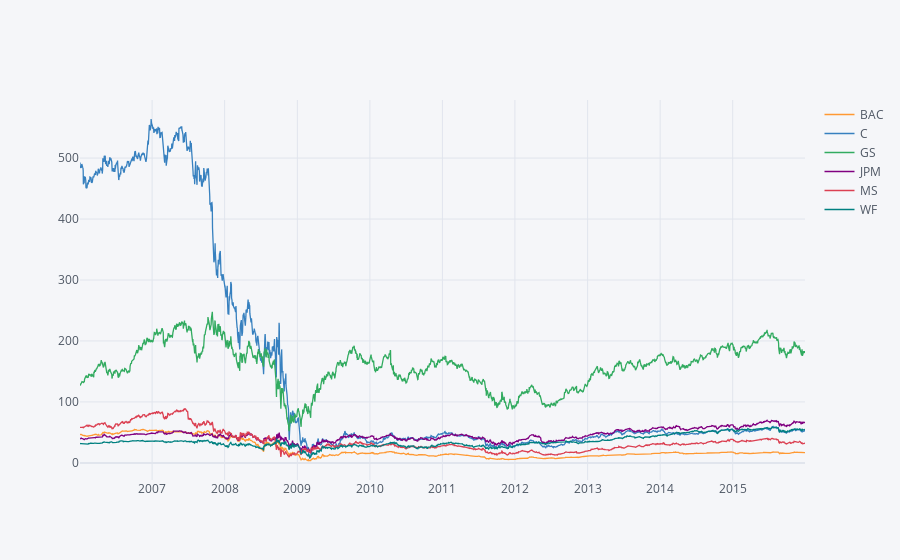

The notebook cell this image was saved under:
### Code cell
bank_stocks.xs(key='Close',axis=1,level='Stock Info').iplot()  #Use Plotly

### Figure 1 — Plotly figure (JSON) as saved in the notebook; plotly's stock layout.template omitted (floating-point values rounded to 4 significant figures; data arrays with more than 128 entries replaced by an {"elided": "..."} marker saying what was removed)
{"data": [{"line": {"color": "rgba(255, 153, 51, 1.0)", "dash": "solid", "shape": "linear", "width": 1.3}, "mode": "lines", "name": "BAC", "text": "", "type": "scatter", "x": {"elided": "2517 str values"}, "y": {"elided": "2517 float values"}}, {"line": {"color": "rgba(55, 128, 191, 1.0)", "dash": "solid", "shape": "linear", "width": 1.3}, "mode": "lines", "name": "C", "text": "", "type": "scatter", "x": {"elided": "2517 str values"}, "y": {"elided": "2517 float values"}}, {"line": {"color": "rgba(50, 171, 96, 1.0)", "dash": "solid", "shape": "linear", "width": 1.3}, "mode": "lines", "name": "GS", "text": "", "type": "scatter", "x": {"elided": "2517 str values"}, "y": {"elided": "2517 float values"}}, {"line": {"color": "rgba(128, 0, 128, 1.0)", "dash": "solid", "shape": "linear", "width": 1.3}, "mode": "lines", "name": "JPM", "text": "", "type": "scatter", "x": {"elided": "2517 str values"}, "y": {"elided": "2517 float values"}}, {"line": {"color": "rgba(219, 64, 82, 1.0)", "dash": "solid", "shape": "linear", "width": 1.3}, "mode": "lines", "name": "MS", "text": "", "type": "scatter", "x": {"elided": "2517 str values"}, "y": {"elided": "2517 float values"}}, {"line": {"color": "rgba(0, 128, 128, 1.0)", "dash": "solid", "shape": "linear", "width": 1.3}, "mode": "lines", "name": "WF", "text": "", "type": "scatter", "x": {"elided": "2517 str values"}, "y": {"elided": "2517 float values"}}], "layout": {"legend": {"bgcolor": "#F5F6F9", "font": {"color": "#4D5663"}}, "paper_bgcolor": "#F5F6F9", "plot_bgcolor": "#F5F6F9", "title": {"font": {"color": "#4D5663"}}, "xaxis": {"gridcolor": "#E1E5ED", "showgrid": true, "tickfont": {"color": "#4D5663"}, "title": {"font": {"color": "#4D5663"}, "text": ""}, "zerolinecolor": "#E1E5ED"}, "yaxis": {"gridcolor": "#E1E5ED", "showgrid": true, "tickfont": {"color": "#4D5663"}, "title": {"font": {"color": "#4D5663"}, "text": ""}, "zerolinecolor": "#E1E5ED"}}}
